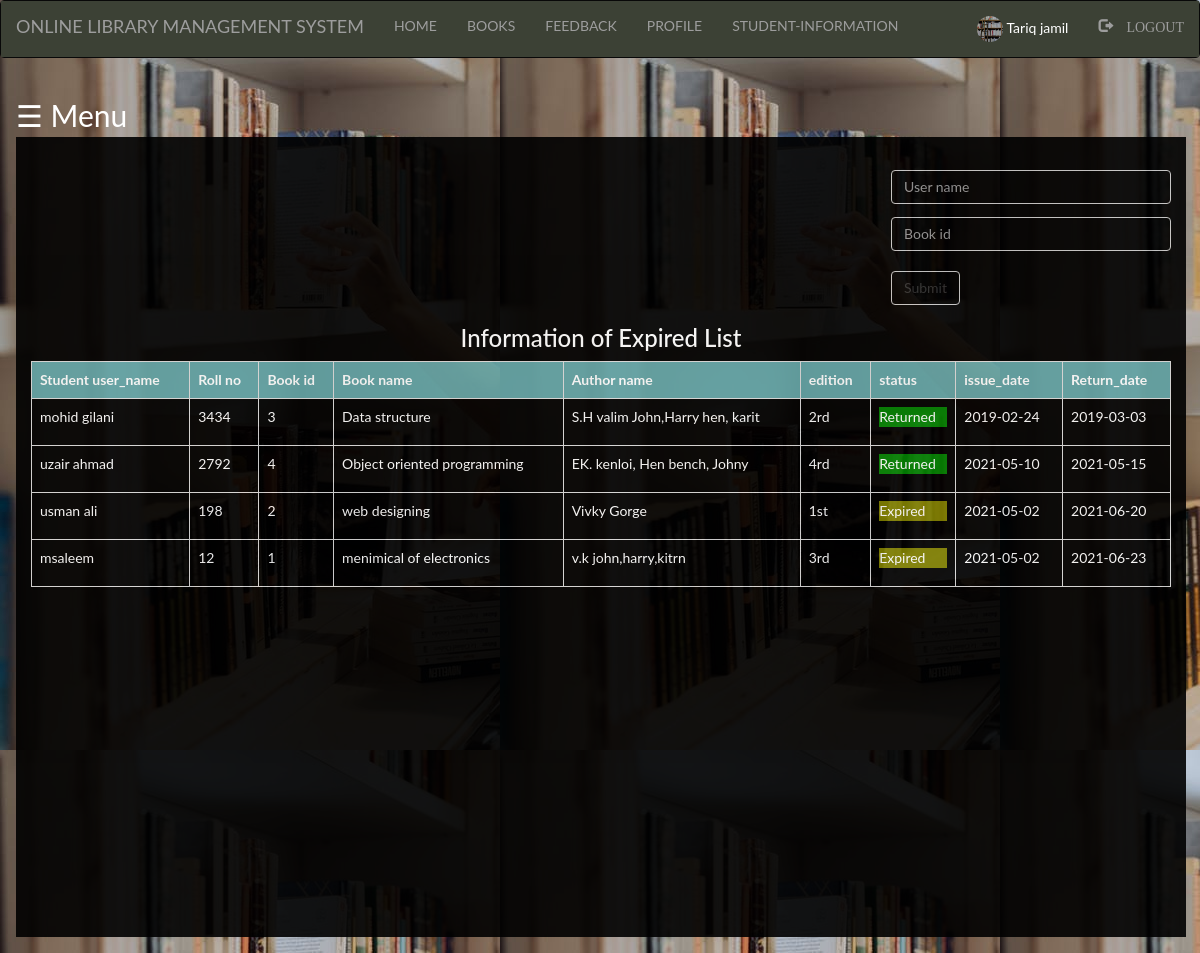
The app's page /Admin/Expired_info.php (signed in) with its own data.
### tables this page shows
CREATE TABLE `student` (
  `firstname` varchar(255) NOT NULL,
  `lastname` varchar(100) NOT NULL,
  `username` varchar(100) NOT NULL,
  `pass` varchar(255) NOT NULL,
  `email` varchar(255) NOT NULL,
  `contact` bigint NOT NULL,
  `roll` int NOT NULL,
  `pic` varchar(100) NOT NULL
);

CREATE TABLE `books` (
  `bid` int NOT NULL,
  `name` varchar(100) NOT NULL,
  `authors` varchar(100) NOT NULL,
  `edition` varchar(223) NOT NULL,
  `status` varchar(100) NOT NULL,
  `quantity` int NOT NULL,
  `department` varchar(100) NOT NULL
);

CREATE TABLE `issue_book` (
  `username` varchar(100) NOT NULL,
  `bid` int NOT NULL,
  `approve` varchar(100) NOT NULL,
  `issue` varchar(100) NOT NULL,
  `Returns` varchar(100) NOT NULL
);

### Admin/Expired_info.php (the view, shortened to what this page needs)
<?php
include "connection.php";
?>
<!DOCTYPE html>
<html lang="en">
<head>
<?php include('includes/links.php');?>
</head>
<body>
<?php include ("navbar.php");?>
<div id="main">
  <span style="font-size:30px; cursor:pointer; color: white;" onclick="openNav()">&#9776; Menu</span>
<div class="container">
<?php
if(isset($_SESSION['login_user']))
{
  ?>
<div class="srch">
<form method="post"><br>
<input type="text" class="form-control" name="username" placeholder="User name" required="">
<input type="text" class="form-control" name="bid" placeholder="Book id" required=""><br>
<button type="submit" name="submit" class="btn btn-default" style=" background-color: black;">Submit</button><br>
</form>
</div>
<?php
}
?>
<h3 style="text-align: center;">Information of Expired List</h3>
<?php
if(isset($_SESSION['login_user']))
{
  $Query="SELECT student.username, roll, books.bid, name, authors,
      edition,approve, issue, issue_book.Returns FROM student INNER JOIN issue_book ON
        student.username=issue_book.username INNER JOIN books ON issue_book.bid=books.bid WHERE issue_book.approve!=''
         AND issue_book.approve!='yes' ORDER BY issue_book.Returns ASC";
      $res=mysqli_query($conn, $Query);
      echo '<div class="scroll">';
      echo "<table class='table table-bordered  table-striped' >";
      echo "<tr style='background-color: #6db6b9e6'>";
      echo "<th>"; echo"Student user_name"; echo"</th>";
      echo "<th>"; echo"Roll no"; echo"</th>";
      echo "<th>"; echo"Book id"; echo"</th>";
      echo "<th>"; echo"Book name"; echo"</th>";
      echo "<th>"; echo"Author name"; echo"</th>";
      echo "<th>"; echo"edition"; echo"</th>";
      echo "<th>"; echo "status"; echo"</th>";
      echo "<th>"; echo "issue_date"; echo"</th>";
      echo "<th>"; echo "Return_date"; echo"</th>";
      echo "</tr>";
        while($row=mysqli_fetch_assoc($res))
        {
          echo "<tr style='color: white; background-color: black;'>";
          echo " <td>"; echo $row['username']; echo "</td>";
          echo " <td>"; echo $row['roll']; echo "</td>";
          echo " <td>"; echo $row['bid']; echo "</td>";
          echo " <td>"; echo $row['name']; echo "</td>";
          echo " <td>"; echo $row['authors']; echo "</td>";
          echo " <td>"; echo $row['edition']; echo "</td>";
          echo " <td>"; echo $row['approve']; echo "</td>";
          echo " <td>"; echo $row['issue']; echo "</td>";
          echo " <td>"; echo $row['Returns']; echo "</td>";
         echo "</tr>";
        }
       echo "</table>";
       echo '</div>';
}
else
{
  echo "<h2 style='text-align: center;'><b>";
  echo "You need to login first to see the lend information";
  echo "</h2></b>";
}
?>
</div>
</div>
</body>
</html>

### Admin/includes/links.php (shortened to what this page needs)
<link rel="stylesheet" type="text/css" href="style.css">
<link rel="stylesheet" href="https://maxcdn.bootstrapcdn.com/bootstrap/3.4.1/css/bootstrap.min.css">

### Admin/navbar.php (shortened to what this page needs)
<nav class="navbar navbar-inverse">
    <div class="container-fluid" style="background-color:rgb(60, 65, 53);">
        <div class="navbar-header">
            <a class="navbar-brand active">ONLINE LIBRARY MANAGEMENT SYSTEM</a>
        </div>
        <ul class="nav navbar-nav">
            <li><a href="home.php">HOME</a></li>
            <li><a href="books.php">BOOKS</a></li>
            <li><a href="feedback.php">FEEDBACK</a></li>
        </ul>
        <?php
            if(isset($_SESSION['login_user']))
            {
        ?>
                <ul class="nav navbar-nav">
                    <li><a href="profile_admin.php">PROFILE</a></li>
                    <li><a href="student.php">STUDENT-INFORMATION</a></li>
                </ul>
                <ul class="nav navbar-nav navbar-right">
                    <li>
                        <a href="profile_admin.php">
                            <div style="color: white;">
                                <?php
                                    echo "<img class='img-circle profile_img'  src='images/".$_SESSION['pic']."' height=26 width=26>";
                                    echo "   " .$_SESSION['login_user'];
                                ?>
                            </div>
                        </a>
                    </li>
                    <li><a href="logout.php"><span class="glyphicon glyphicon-log-out"> LOGOUT</span></a></li>
                </ul>
        <?php
            }
        ?>
    </div>
</nav>

### Admin/style.css (style rules this page uses)
html, body, div, span, object, iframe, h1, h2, h3, h4, h5, h6, p, blockquote, pre, abbr, address, cite, code, del, dfn, em, img, ins, kbd, q, samp, small, strong, sub, sup, var, b, i, dl, dt, dd, ol, ul, li, fieldset, form, label, legend, table, caption, tbody, tfoot, thead, tr, th, td, article, aside, canvas, details, figcaption, figure, footer, header, hgroup, menu, nav, section, summary, time, mark, audio, video { margin:0; padding:0; border:0; outline:0; font-size:100%; vertical-align:baseline; background:transparent; }
body { line-height:1; }
article,aside,details,figcaption,figure, footer,header,hgroup,menu,nav,section { display:block; }
nav ul { list-style:none; }
a { margin:0; padding:0; font-size:100%; vertical-align:baseline; background:transparent; }
table { border-collapse:collapse; border-spacing:0; }
input, select { vertical-align:middle; }
li a { color: white; text-decoration: none; }
li a:nth-child(1) { text-decoration: none; color: white; }
button { border-radius: 10px; }

### Admin/Expired_info.php (style rules this page uses)
.srch { padding-left: 860px; }
.form-control { margin-top: 13px; background-color: black; color: white; }
body { background-image: url("images/mx.jpeg"); font-family: "Lato", sans-serif; transition: background-color .5s; }
.container { height: 800px; background-color: black; opacity: 0.9; color: white; }
.scroll { width: 100%; overflow: auto; height: 500px; }
#main { transition: margin-left .5s; padding: 16px; }

### records on screen
student: username "mohid gilani", roll "3434", books.bid "3", books.name "Data structure", books.authors "S.H valim John,Harry hen, karit", books.edition "2rd", issue_book.approve "Returned", issue_book.issue "2019-02-24", issue_book.Returns "2019-03-03"
student: username "uzair ahmad", roll "2792", books.bid "4", books.name "Object oriented programming", books.authors "EK. kenloi, Hen bench, Johny", books.edition "4rd", issue_book.approve "Returned", issue_book.issue "2021-05-10", issue_book.Returns "2021-05-15"
student: username "usman ali", roll "198", books.bid "2", books.name "web designing", books.authors "Vivky Gorge", books.edition "1st", issue_book.approve "Expired", issue_book.issue "2021-05-02", issue_book.Returns "2021-06-20"
student: username "msaleem", roll "12", books.bid "1", books.name "menimical of electronics", books.authors "v.k john,harry,kitrn", books.edition "3rd", issue_book.approve "Expired", issue_book.issue "2021-05-02", issue_book.Returns "2021-06-23"

### other values on screen
$_SESSION['login_user'] "Tariq jamil"
